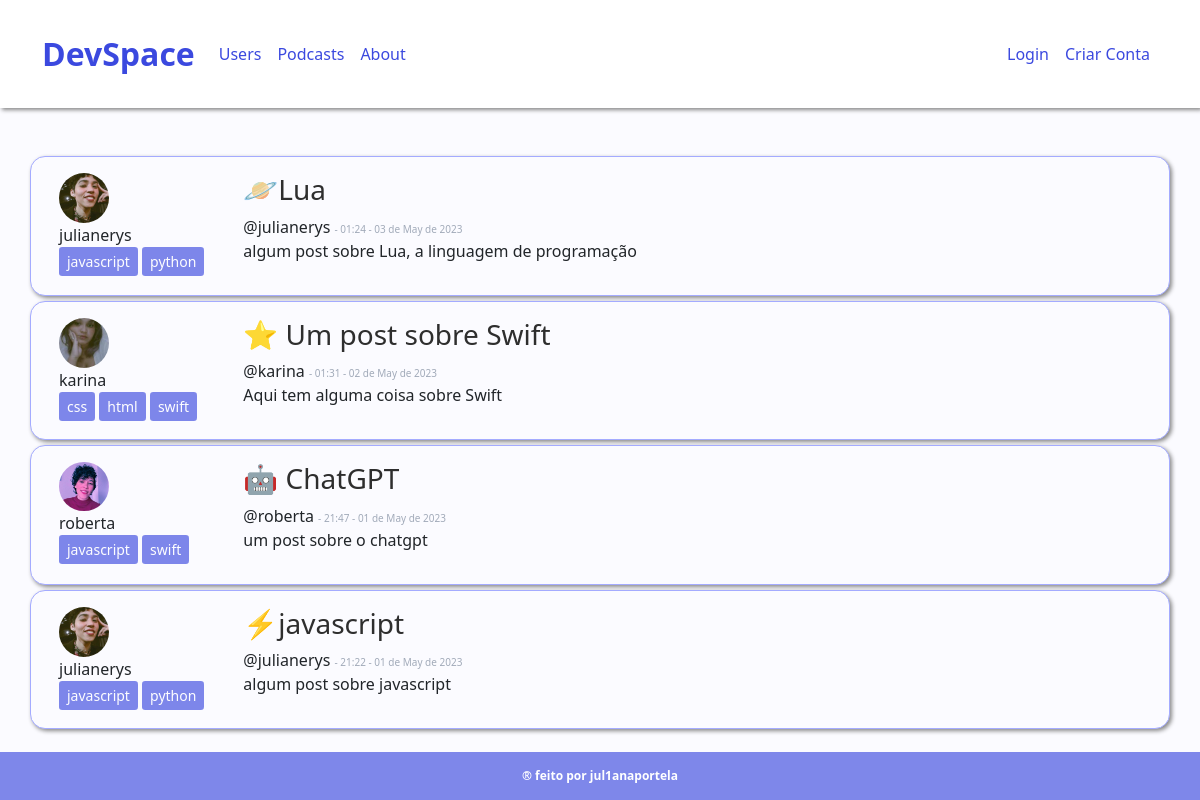
The page / on the database its author committed.
### comuna/models.py (models this page shows, shortened)
class Post(database.Model):
    id = database.Column(database.Integer, primary_key=True)
    titulo = database.Column(database.String, nullable=False)
    corpo = database.Column(database.Text, nullable=False)
    data_criacao = database.Column(database.DateTime, nullable=False, default=datetime.utcnow)
    id_usuario = database.Column(database.Integer, database.ForeignKey('usuario.id'), nullable=False)

class Usuario(database.Model, UserMixin):
    id = database.Column(database.Integer, primary_key=True)
    username = database.Column(database.String, nullable=False)
    email = database.Column(database.String, nullable=False, unique=True)
    senha = database.Column(database.String, nullable=False)
    foto_perfil = database.Column(database.String, default='default.jpg')
    posts = database.relationship('Post', backref='autor', lazy=True)
    pin = database.Column(database.String, nullable=False, default='Não Informado')

### comuna/routes.py (the view)
@app.route('/')
def home():
    posts = Post.query.order_by(Post.id.desc())
    return render_template('home.html', posts=posts)

### comuna/templates/home.html
{% extends 'base.html' %}
{% block body %}
        <div class="container mt-5">
            {% for post in posts %}
                <div class="row border p-3 meupost">
                    <div class="col col-2">
                        <div class="image pe-3">
                            <img src="{{ url_for('static', filename='fotos_perfil/{}'.format(post.autor.foto_perfil)) }}" class="rounded-circle" width="50" >
                       </div>
                       <div class="col">
                        <span class="number2">{{ post.autor.username}}</span>
                       </div>
                       <div class="col">
                            {% for pin in post.autor.pin.split(';') %}
                            <button type="button" class="btn btn-primary disabled btn-sm" style="--bs-btn-padding-y: .25rem; --bs-btn-padding-x: .5rem; --bs-btn-font-size: .75rem;">
                                {{ pin }}
                            </button>
                            {% endfor %}
                        </div>
                    </div>
                    <div class="col col-9">
                        <a class="text-decoration-none titulo" href="{{ url_for('exibir_post', post_id=post.id) }}"><h3 class="titulo">{{ post.titulo }}</h3></a>
                        <span class="number1">@{{ post.autor.username }}</span>   <span class="followers">- {{ post.data_criacao.strftime('%H:%M - %d de %B de %Y') }}</span>
                        <p>{{ post.corpo }}</p>
                    </div>
                </div>
            {% endfor %}
        </div>
{% endblock %}

### comuna/static/main.css (style rules this page uses)
html { font-family: 'Ubuntu', sans-serif; }
body { background-color: #fbfbff; }
.number1 { font-weight:500; }
.followers { font-size:10px; color: #a1aab9; }
.number2 { font-weight:500; }
.meupost { background: #fbfbff; }
.titulo { color: #2e2e2e !important; }
.btn-primary { background-color: #3b49df !important; border: none !important; }

### comuna/static/home.css (style rules this page uses)
.border { border: #a4abff 1px solid !important; border-radius: 15px; margin-bottom: 5px; box-shadow: 2px 2px 4px #888888; }

### rows shown on the page
Post: foto_perfil (picture), autor.username "julianerys", pin "javascript" "python", titulo "🪐Lua", data_criacao "01:24 - 03 de May de 2023", corpo "algum post sobre Lua, a linguagem de programação"
Post: foto_perfil (picture), autor.username "karina", pin "css" "html" "swift", titulo "⭐ Um post sobre Swift", data_criacao "01:31 - 02 de May de 2023", corpo "Aqui tem alguma coisa sobre Swift"
Post: foto_perfil (picture), autor.username "roberta", pin "javascript" "swift", titulo "🤖 ChatGPT", data_criacao "21:47 - 01 de May de 2023", corpo "um post sobre o chatgpt"
Post: foto_perfil (picture), autor.username "julianerys", pin "javascript" "python", titulo "⚡javascript", data_criacao "21:22 - 01 de May de 2023", corpo "algum post sobre javascript"
